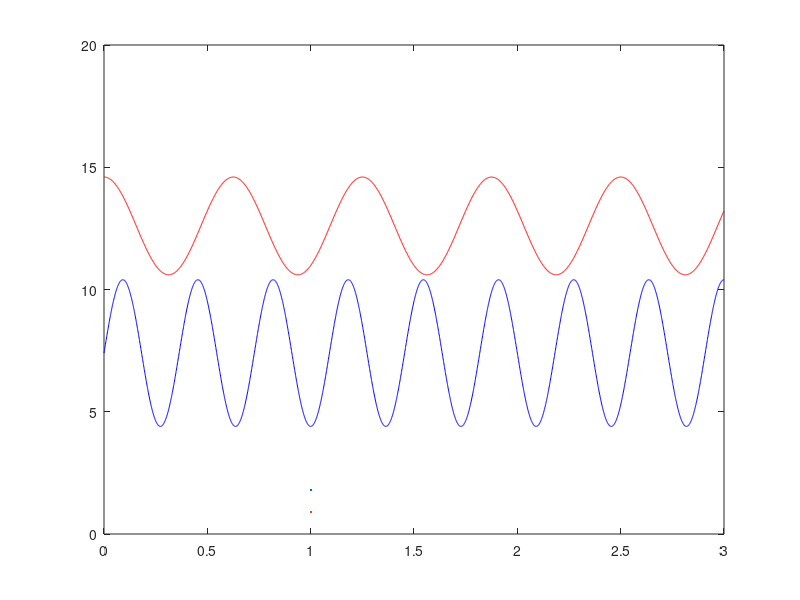

This figure's MATLAB source: (Note: this script raises an error after producing the figure.)
%% Howto create figures
% 2024-09-07
%
% HTW Dresden, faculty of electrical engineering
% measurement engineering
% Prof. Matthias Henker
% ---------------------------------------------------------------------
% This is a simple sample script within a series of howto-files.
%
% This sample script is dealing with the creation of simple diagrams (in
% Matlab called figures). Matlab is very powerful and can create many
% different graphics. This a a very short introduction only.
%
%   - for further reading use 'help figure' or 'doc figure' as starting
%     point in the Matlab help
%   - or search for 'graphics' in the Matlab help
%
% here is list of some important keywords (Matlab commands)
%   - figure, plot, hold, grid, xlabel, ylabel, title, legend
%
% just start this script (short cut 'F5') and get inspired

%% here we start

CleanMatlab = true; % true or false

% optionally clean Matlab
if CleanMatlab  % set to true/false to enable/disable cleaning
    clear;      % clear all variables from the workspace (see 'help clear')
    close all;  % close all figures
    clc;        % clear command window
end

% -------------------------------------------------------------------------
%% at the beginning we create a simple figure with a plot of two curves

% define plot range of parameter x
x = (0 : 1e-3 : 3);     % very fine steps ==> looks better in plots

% define two functions to plot:  y1 = f1(x) and y2 = f2(x)
y_1 = 2* cos(3.2*pi*x) + 12.6;
y_2 = 3* sin(5.5*pi*x) +  7.4;

% now create a figure and plot both functions
myFig = figure(1);      % figure counter: 1, 2, 3 ...

% plot 1st curve (r = red, g = green, b = blue, k = black, m = magenta ...)
plot(x, y_1, '-r', LineWidth= 1.8);

% prevent overwritting the 1st plot ==> IMPORTANT!
hold on;

% plot 2nd curve
% ==> plot will be added to previous plot   when 'hold on'
% ==> plot will overwrite previous plot     when 'hold off'
plot(x, y_2, '-b', LineWidth= 0.9);

% now shade a specific area below the second curve
range_1 = (x >= 0.6 & x < 1.6);
% area is an alternative plot-command
area(x(range_1), y_2(range_1), ...   % use '...' for line breaks in commands
    FaceColor= [0.95 0.45 0.85], EdgeColor= 'b', LineWidth= 1.8);

% allow overwritting again ==> next plot command will start new plot again
hold off;

% beautify figure and dd axis labeling, title, and a legend
grid minor;
title('Current Consumtion of Test Circuit');
xlabel('Time (in s)' );
ylabel('Currents (in A)');
legend({'curve 1', 'curve 2'}, Location = 'southeast');

disp('Demontration howto create a figure with two curves is done.');
% end of file